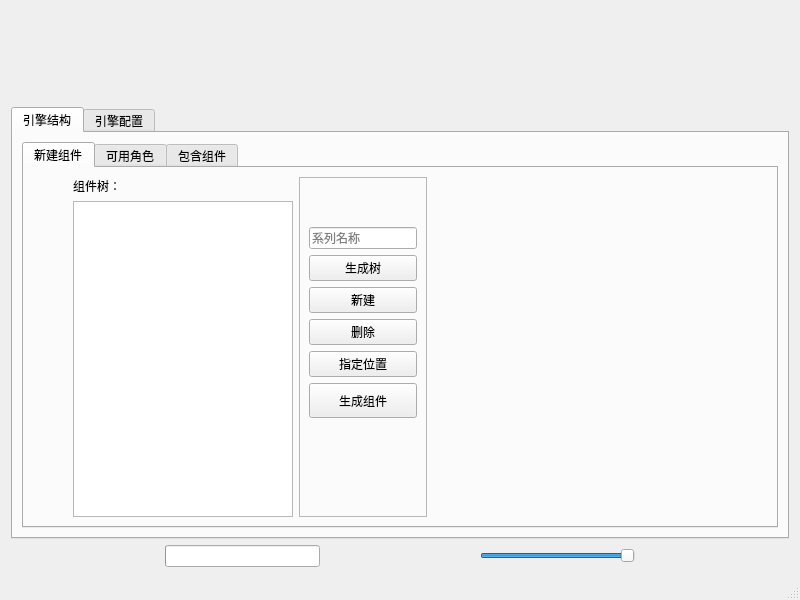
<?xml version="1.0" encoding="UTF-8"?>
<ui version="4.0">
 <class>MainWindow</class>
 <widget class="QMainWindow" name="MainWindow">
  <property name="geometry">
   <rect>
    <x>0</x>
    <y>0</y>
    <width>800</width>
    <height>600</height>
   </rect>
  </property>
  <property name="windowTitle">
   <string>MainWindow</string>
  </property>
  <widget class="QWidget" name="centralwidget">
   <layout class="QVBoxLayout" name="verticalLayout_4">
    <item>
     <widget class="QWidget" name="gridWidget" native="true">
      <layout class="QGridLayout" name="gridLayout">
       <property name="leftMargin">
        <number>2</number>
       </property>
       <property name="topMargin">
        <number>2</number>
       </property>
       <property name="rightMargin">
        <number>2</number>
       </property>
       <property name="bottomMargin">
        <number>2</number>
       </property>
       <item row="0" column="0">
        <layout class="QVBoxLayout" name="verticalLayout">
         <item>
          <layout class="QHBoxLayout" name="horizontalLayout">
           <item>
            <spacer name="horizontalSpacer">
             <property name="orientation">
              <enum>Qt::Horizontal</enum>
             </property>
             <property name="sizeHint" stdset="0">
              <size>
               <width>40</width>
               <height>20</height>
              </size>
             </property>
            </spacer>
           </item>
           <item>
            <widget class="QLabel" name="label">
             <property name="minimumSize">
              <size>
               <width>370</width>
               <height>90</height>
              </size>
             </property>
             <property name="maximumSize">
              <size>
               <width>370</width>
               <height>90</height>
              </size>
             </property>
             <property name="autoFillBackground">
              <bool>false</bool>
             </property>
             <property name="text">
              <string/>
             </property>
             <property name="scaledContents">
              <bool>true</bool>
             </property>
            </widget>
           </item>
           <item>
            <spacer name="horizontalSpacer_2">
             <property name="orientation">
              <enum>Qt::Horizontal</enum>
             </property>
             <property name="sizeHint" stdset="0">
              <size>
               <width>40</width>
               <height>20</height>
              </size>
             </property>
            </spacer>
           </item>
          </layout>
         </item>
         <item>
          <widget class="QTabWidget" name="tabWidget">
           <property name="minimumSize">
            <size>
             <width>250</width>
             <height>300</height>
            </size>
           </property>
           <property name="currentIndex">
            <number>0</number>
           </property>
           <widget class="QWidget" name="tab">
            <attribute name="title">
             <string>引擎结构</string>
            </attribute>
            <layout class="QHBoxLayout" name="horizontalLayout_4">
             <item>
              <widget class="QTabWidget" name="tabWidget_2">
               <property name="tabPosition">
                <enum>QTabWidget::North</enum>
               </property>
               <property name="tabShape">
                <enum>QTabWidget::Rounded</enum>
               </property>
               <property name="currentIndex">
                <number>0</number>
               </property>
               <widget class="QWidget" name="tab_3">
                <attribute name="title">
                 <string>新建组件</string>
                </attribute>
                <layout class="QHBoxLayout" name="horizontalLayout_5">
                 <item>
                  <spacer name="horizontalSpacer_5">
                   <property name="orientation">
                    <enum>Qt::Horizontal</enum>
                   </property>
                   <property name="sizeType">
                    <enum>QSizePolicy::Preferred</enum>
                   </property>
                   <property name="sizeHint" stdset="0">
                    <size>
                     <width>40</width>
                     <height>20</height>
                    </size>
                   </property>
                  </spacer>
                 </item>
                 <item>
                  <layout class="QHBoxLayout" name="horizontalLayout_3" stretch="8,0,10">
                   <item>
                    <layout class="QVBoxLayout" name="verticalLayout_2" stretch="0,0">
                     <item>
                      <widget class="QLabel" name="label_2">
                       <property name="text">
                        <string>组件树：</string>
                       </property>
                      </widget>
                     </item>
                     <item>
                      <widget class="QTreeView" name="treeView">
                       <property name="minimumSize">
                        <size>
                         <width>220</width>
                         <height>0</height>
                        </size>
                       </property>
                       <property name="maximumSize">
                        <size>
                         <width>310</width>
                         <height>16777215</height>
                        </size>
                       </property>
                       <property name="allColumnsShowFocus">
                        <bool>false</bool>
                       </property>
                       <property name="headerHidden">
                        <bool>false</bool>
                       </property>
                       <attribute name="headerVisible">
                        <bool>true</bool>
                       </attribute>
                       <attribute name="headerCascadingSectionResizes">
                        <bool>true</bool>
                       </attribute>
                      </widget>
                     </item>
                    </layout>
                   </item>
                   <item>
                    <widget class="QFrame" name="frame">
                     <property name="minimumSize">
                      <size>
                       <width>0</width>
                       <height>0</height>
                      </size>
                     </property>
                     <property name="frameShape">
                      <enum>QFrame::StyledPanel</enum>
                     </property>
                     <property name="frameShadow">
                      <enum>QFrame::Raised</enum>
                     </property>
                     <layout class="QVBoxLayout" name="verticalLayout_5">
                      <item>
                       <layout class="QVBoxLayout" name="verticalLayout_3" stretch="0,0,0,0,0,0,0,0">
                        <item>
                         <spacer name="verticalSpacer">
                          <property name="orientation">
                           <enum>Qt::Vertical</enum>
                          </property>
                          <property name="sizeType">
                           <enum>QSizePolicy::Preferred</enum>
                          </property>
                          <property name="sizeHint" stdset="0">
                           <size>
                            <width>20</width>
                            <height>40</height>
                           </size>
                          </property>
                         </spacer>
                        </item>
                        <item>
                         <widget class="QLineEdit" name="lineEdit">
                          <property name="maxLength">
                           <number>15</number>
                          </property>
                          <property name="placeholderText">
                           <string>系列名称</string>
                          </property>
                         </widget>
                        </item>
                        <item>
                         <widget class="QPushButton" name="pushButton_5">
                          <property name="text">
                           <string>生成树</string>
                          </property>
                         </widget>
                        </item>
                        <item>
                         <widget class="QPushButton" name="pushButton_2">
                          <property name="text">
                           <string>新建</string>
                          </property>
                         </widget>
                        </item>
                        <item>
                         <widget class="QPushButton" name="pushButton">
                          <property name="text">
                           <string>删除</string>
                          </property>
                         </widget>
                        </item>
                        <item>
                         <widget class="QPushButton" name="pushButton_4">
                          <property name="toolTip">
                           <string>Ctrl 标记父组件位置</string>
                          </property>
                          <property name="text">
                           <string>指定位置</string>
                          </property>
                         </widget>
                        </item>
                        <item>
                         <widget class="QPushButton" name="pushButton_3">
                          <property name="minimumSize">
                           <size>
                            <width>0</width>
                            <height>35</height>
                           </size>
                          </property>
                          <property name="text">
                           <string>生成组件</string>
                          </property>
                         </widget>
                        </item>
                        <item>
                         <spacer name="verticalSpacer_2">
                          <property name="orientation">
                           <enum>Qt::Vertical</enum>
                          </property>
                          <property name="sizeHint" stdset="0">
                           <size>
                            <width>20</width>
                            <height>40</height>
                           </size>
                          </property>
                         </spacer>
                        </item>
                       </layout>
                      </item>
                     </layout>
                    </widget>
                   </item>
                   <item>
                    <widget class="QLabel" name="label_3">
                     <property name="minimumSize">
                      <size>
                       <width>5</width>
                       <height>0</height>
                      </size>
                     </property>
                     <property name="text">
                      <string/>
                     </property>
                    </widget>
                   </item>
                  </layout>
                 </item>
                 <item>
                  <spacer name="horizontalSpacer_7">
                   <property name="orientation">
                    <enum>Qt::Horizontal</enum>
                   </property>
                   <property name="sizeType">
                    <enum>QSizePolicy::Expanding</enum>
                   </property>
                   <property name="sizeHint" stdset="0">
                    <size>
                     <width>20</width>
                     <height>20</height>
                    </size>
                   </property>
                  </spacer>
                 </item>
                </layout>
               </widget>
               <widget class="QWidget" name="tab_5">
                <attribute name="title">
                 <string>可用角色</string>
                </attribute>
               </widget>
               <widget class="QWidget" name="tab_4">
                <attribute name="title">
                 <string>包含组件</string>
                </attribute>
               </widget>
              </widget>
             </item>
            </layout>
           </widget>
           <widget class="QWidget" name="tab_2">
            <attribute name="title">
             <string>引擎配置</string>
            </attribute>
           </widget>
          </widget>
         </item>
         <item>
          <layout class="QHBoxLayout" name="horizontalLayout_2">
           <item>
            <spacer name="horizontalSpacer_3">
             <property name="orientation">
              <enum>Qt::Horizontal</enum>
             </property>
             <property name="sizeHint" stdset="0">
              <size>
               <width>40</width>
               <height>20</height>
              </size>
             </property>
            </spacer>
           </item>
           <item>
            <widget class="QProgressBar" name="progressBar">
             <property name="maximumSize">
              <size>
               <width>1000</width>
               <height>16777215</height>
              </size>
             </property>
             <property name="value">
              <number>0</number>
             </property>
             <property name="textVisible">
              <bool>false</bool>
             </property>
            </widget>
           </item>
           <item>
            <spacer name="horizontalSpacer_6">
             <property name="orientation">
              <enum>Qt::Horizontal</enum>
             </property>
             <property name="sizeHint" stdset="0">
              <size>
               <width>40</width>
               <height>20</height>
              </size>
             </property>
            </spacer>
           </item>
           <item>
            <widget class="QSlider" name="horizontalSlider">
             <property name="minimum">
              <number>50</number>
             </property>
             <property name="maximum">
              <number>100</number>
             </property>
             <property name="value">
              <number>100</number>
             </property>
             <property name="orientation">
              <enum>Qt::Horizontal</enum>
             </property>
            </widget>
           </item>
           <item>
            <spacer name="horizontalSpacer_4">
             <property name="orientation">
              <enum>Qt::Horizontal</enum>
             </property>
             <property name="sizeHint" stdset="0">
              <size>
               <width>40</width>
               <height>20</height>
              </size>
             </property>
            </spacer>
           </item>
          </layout>
         </item>
        </layout>
       </item>
      </layout>
     </widget>
    </item>
   </layout>
  </widget>
  <widget class="QStatusBar" name="statusbar"/>
 </widget>
 <tabstops>
  <tabstop>tabWidget</tabstop>
  <tabstop>tabWidget_2</tabstop>
  <tabstop>treeView</tabstop>
  <tabstop>lineEdit</tabstop>
  <tabstop>pushButton_5</tabstop>
  <tabstop>pushButton_2</tabstop>
  <tabstop>pushButton</tabstop>
  <tabstop>pushButton_4</tabstop>
  <tabstop>pushButton_3</tabstop>
  <tabstop>horizontalSlider</tabstop>
 </tabstops>
 <resources/>
 <connections/>
</ui>
